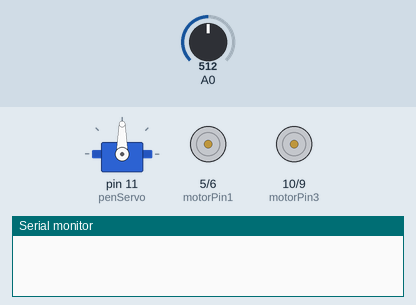
The sketch below on a simulated Arduino Uno, built with avr-gcc and run on an emulated ATmega328P. Shown: servo, motor-driver pin pairs drawn as motors (green arrow = first pin HIGH = forward, orange = second pin HIGH = backward, longer = more drive), the last lines printed to the serial monitor. Inputs (shaded band) come from the test bench; at power-on: A0 = 512.

Above: at 0.05 s.
At 1.3 s:
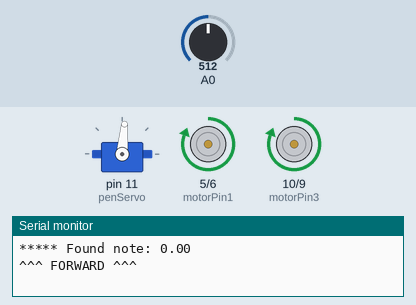
Timing chart, 0 to 3.0 s (numbered marks = the images above):
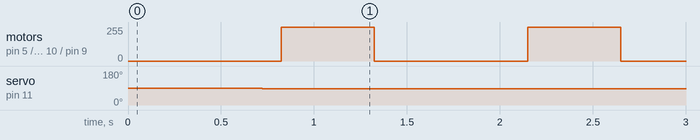

The sketch:

bgdb.ino
```cpp
#include <Servo.h>
#include "arduinoFFT.h"

#define SAMPLES 128             //SAMPLES-pt FFT. Must be a base 2 number. Max 128 for Arduino Uno.
#define SAMPLING_FREQUENCY 2048 //Ts = Based on Nyquist, must be 2 times the highest expected frequency.

arduinoFFT FFT = arduinoFFT();

unsigned int samplingPeriod;
unsigned long microSeconds;

double vReal[SAMPLES]; //create vector of size SAMPLES to hold real values
double vImag[SAMPLES]; //create vector of size SAMPLES to hold imaginary values

//Driving constants
const int leftMotor = 0;
const int rightMotor = 1;

const int moveStop = 0;
const int moveForward = 1;
const int moveBackward = 2;

//L293D
//Motor A
const int motorPin1 = 5; // Pin 14 of L293
const int motorPin2 = 6; // Pin 10 of L293
//Motor B
const int motorPin3 = 10; // Pin  7 of L293
const int motorPin4 = 9;  // Pin  2 of L293

const int allowedRange = 3;
double lastNote = 0;

Servo penServo;
const int penUpPos = 70;
const int penDownPos = 85;
const int penDelay = 100;

//This will run only one time.
void setup()
{

  //Set pins as outputs
  pinMode(motorPin1, OUTPUT);
  pinMode(motorPin2, OUTPUT);
  pinMode(motorPin3, OUTPUT);
  pinMode(motorPin4, OUTPUT);

  penServo.attach(11); //servo is on pin 11

  // //Motor Control - Motor A: motorPin1,motorpin2 & Motor B: motorpin3,motorpin4

  // //This code  will turn Motor A clockwise for 2 sec.
  // digitalWrite(motorPin1, HIGH);
  // digitalWrite(motorPin2, LOW);
  // digitalWrite(motorPin3, LOW);
  // digitalWrite(motorPin4, LOW);
  // delay(2000);
  // //This code will turn Motor A counter-clockwise for 2 sec.
  // digitalWrite(motorPin1, LOW);
  // digitalWrite(motorPin2, HIGH);
  // digitalWrite(motorPin3, LOW);
  // digitalWrite(motorPin4, LOW);
  // delay(2000);

  // //This code will turn Motor B clockwise for 2 sec.
  // digitalWrite(motorPin1, LOW);
  // digitalWrite(motorPin2, LOW);
  // digitalWrite(motorPin3, HIGH);
  // digitalWrite(motorPin4, LOW);
  // delay(2000);
  // //This code will turn Motor B counter-clockwise for 2 sec.
  // digitalWrite(motorPin1, LOW);
  // digitalWrite(motorPin2, LOW);
  // digitalWrite(motorPin3, LOW);
  // digitalWrite(motorPin4, HIGH);
  // delay(2000);

  // //Run both motors clockwise for 2 sec
  // digitalWrite(motorPin1, HIGH);
  // digitalWrite(motorPin2, LOW);
  // digitalWrite(motorPin3, HIGH);
  // digitalWrite(motorPin4, LOW);
  // delay(2000);

  // //And this code will stop motors
  // digitalWrite(motorPin1, LOW);
  // digitalWrite(motorPin2, LOW);
  // digitalWrite(motorPin3, LOW);
  // digitalWrite(motorPin4, LOW);

  samplingPeriod = round(1000000*(1.0/SAMPLING_FREQUENCY)); //Period in microseconds

  //Starting the serial comm
  Serial.begin(115200);
}

void loop()
{
  const int turnDelay = 250;
  const int driveDelay = 500;

  double note = waitForNote();
  Serial.print("***** Found note: ");
  Serial.println(note);

  if(lastNote == 0) { // No previous notes, start the motors
    penServo.write(penDownPos); // put the pen down
    delay(penDelay);
    driveForward();
    delay(driveDelay);
    lastNote = note;
  }
  else if(lastNote > (note + allowedRange)) // lower note, turn left
  {
    driveLeft();
    delay(turnDelay);
    driveForward();
    delay(driveDelay);
    lastNote = 0;
  }
  else if(lastNote < (note - allowedRange)) // higher note, turn right
  {
    driveRight();
    delay(turnDelay);
    driveForward();
    delay(driveDelay);
    lastNote = 0;
  }
  else { // same note as last time, go back
    penServo.write(penUpPos); // bring the pen up
    delay(penDelay);
    driveBackward();
    delay(driveDelay);
    lastNote = 0;
  }
  driveStop();


  // int action = displayMenu();
  // switch (action)
  // {
  // case 1:
  //   driveForward();
  //   delay(1000);
  //   break;
  // case 2:
  //   driveBackward();
  //   delay(1000);
  //   break;
  // case 3:
  //   driveLeft();
  //   delay(1000);
  //   break;
  // case 4:
  //   driveRight();
  //   delay(1000);
  //   break;
  // case 5:
  //   driveStop();
  //   delay(1000);
  //   break;
  // case 6:
  //   int servoPos = promptServoPosition();
  //   penServo.write(servoPos);
  //   break;

  // default:
  //   break;
  // }

}

double waitForNote()
{
  double lastFreq = 0;
  int consecutive = 0;

  while (consecutive < 3)
  {
    double freq = getAudioSampleFreq();
    // Serial.println(freq);
    if(freq <= lastFreq + allowedRange && freq >= lastFreq - allowedRange)
    {
      consecutive++;
    }
    else {
      consecutive = 0;
    }
    lastFreq = freq;
  }
  return lastFreq;
}

double getAudioSampleFreq()
{
  /*Sample SAMPLES times*/
  for(int i=0; i<SAMPLES; i++)
  {
      microSeconds = micros();    //Returns the number of microseconds since the Arduino board began running the current script.

      vReal[i] = analogRead(0); //Reads the value from analog pin 0 (A0), quantize it and save it as a real term.
      vImag[i] = 0; //Makes imaginary term 0 always

      /*remaining wait time between samples if necessary*/
      while(micros() < (microSeconds + samplingPeriod))
      {
        //do nothing
      }
  }

  /*Perform FFT on samples*/
  FFT.Windowing(vReal, SAMPLES, FFT_WIN_TYP_HAMMING, FFT_FORWARD);
  FFT.Compute(vReal, vImag, SAMPLES, FFT_FORWARD);
  FFT.ComplexToMagnitude(vReal, vImag, SAMPLES);

  /*Find peak frequency and print peak*/
  double peak = FFT.MajorPeak(vReal, SAMPLES, SAMPLING_FREQUENCY);
  //Serial.println(peak);     //Print out the most dominant frequency.
  return peak;
}

int displayMenu()
{
  int selection;

  Serial.println("Select an option:");
  Serial.println("-----------------");
  Serial.println("1) Move forward");
  Serial.println("2) Move backward");
  Serial.println("3) Turn left");
  Serial.println("4) Turn right");
  Serial.println("5) Stop");
  Serial.println("6) Move servo");
  Serial.println("7) Sample audio");
  Serial.flush();

  while (!Serial.available()) {} //Waits for an input on the serial device
  selection = Serial.parseInt(); //Takes the Serial input and looks for an integer
  Serial.flush();

  return selection;
}

int promptServoPosition()
{
  int position;

  Serial.println("Enter servo position (0-180):");
  Serial.flush();
  delay(5000);

  while (!Serial.available()) {} //Waits for an input on the serial device
  position = Serial.parseInt(); //Takes the Serial input and looks for an integer
  Serial.flush();

  return position;
}

void driveForward()
{
  Serial.println("^^^ FORWARD ^^^");
  Serial.flush();
  driveMotor(leftMotor, moveForward);
  driveMotor(rightMotor, moveForward);
}

void driveBackward()
{
  Serial.println("vvv BACKWARD vvv");
  Serial.flush();
  driveMotor(leftMotor, moveBackward);
  driveMotor(rightMotor, moveBackward);
}

void driveLeft()
{
  Serial.println("<<< LEFT <<<");
  Serial.flush();
  driveMotor(leftMotor, moveForward);
  driveMotor(rightMotor, moveStop);
}

void driveRight()
{
  Serial.println(">>> RIGHT >>>");
  Serial.flush();
  driveMotor(leftMotor, moveStop);
  driveMotor(rightMotor, moveForward);
}

void driveStop()
{
  Serial.println("*** STOP ***");
  Serial.flush();
  driveMotor(leftMotor, moveStop);
  driveMotor(rightMotor, moveStop);
}

void driveMotor(int motor, int moveDirection)
{
  int pin1;
  int pin2;
  int speed1;
  int speed2;
  const int moveSpeed = HIGH; // full speed or nothing for now, lower speeds don't seem to work consistently

  if (motor == leftMotor)
  {
    pin1 = motorPin1;
    pin2 = motorPin2;
  }
  else
  {
    pin1 = motorPin3;
    pin2 = motorPin4;
  }

  if (moveDirection == moveForward)
  {
    speed1 = moveSpeed;
    speed2 = LOW;
  }
  else if (moveDirection == moveBackward)
  {
    speed1 = LOW;
    speed2 = moveSpeed;
  }
  else
  {
    speed1 = LOW;
    speed2 = LOW;
  }
  digitalWrite(pin1, speed1);
  digitalWrite(pin2, speed2);
}
```

Measured:
- by itself, servo on pin 11 (penServo): 90° → 85° at 0.72 s
- by itself, motor on pin 5 (motorPin1) / pin 6 (motorPin2), motor on pin 10 (motorPin3) / pin 9 (motorPin4): alternates forward 255/255 for 0.50 s and stopped for 0.82 s
